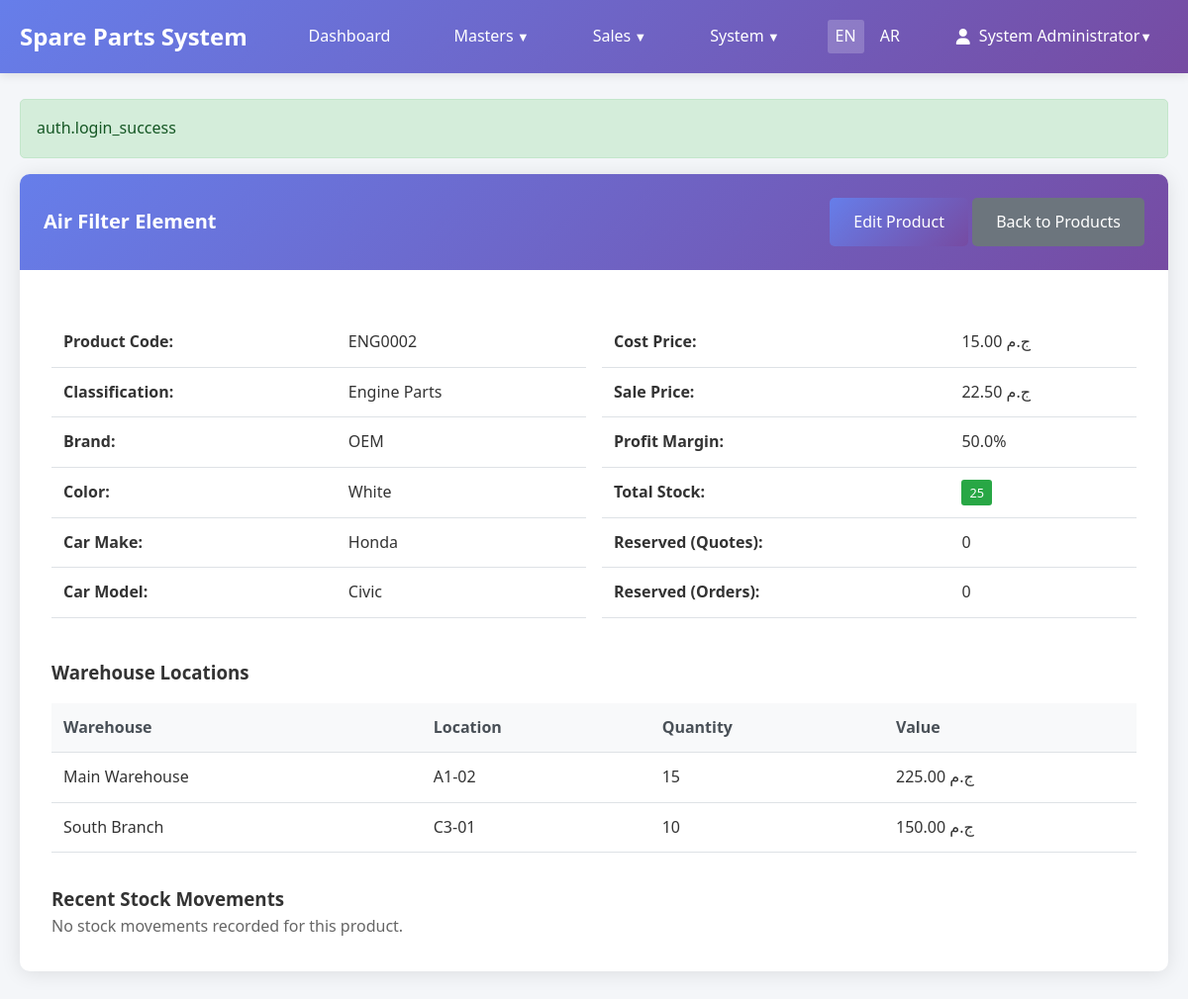
Screenshot of /products/2 (signed in) with the database file from the repository.
### tables this page shows
CREATE TABLE `sp_products` (
  `id` int NOT NULL AUTO_INCREMENT,
  `classification` varchar(100) NOT NULL,
  `code` varchar(50) NOT NULL,
  `name` varchar(255) NOT NULL,
  `cost_price` decimal(12,2) DEFAULT '0.00',
  `sale_price` decimal(12,2) DEFAULT '0.00',
  `currency_code` varchar(3) NOT NULL DEFAULT 'EGP',
  `color` varchar(100) DEFAULT NULL,
  `brand` varchar(100) DEFAULT NULL,
  `car_make` varchar(100) DEFAULT NULL,
  `car_model` varchar(100) DEFAULT NULL,
  `total_qty` decimal(10,2) NOT NULL DEFAULT '0.00',
  `reserved_quotes` decimal(10,2) NOT NULL DEFAULT '0.00',
  `reserved_orders` decimal(10,2) NOT NULL DEFAULT '0.00',
  `created_at` timestamp NOT NULL DEFAULT CURRENT_TIMESTAMP,
  PRIMARY KEY (`id`),
  UNIQUE KEY `code` (`code`),
  KEY `idx_classification` (`classification`),
  KEY `idx_name` (`name`),
  KEY `idx_brand` (`brand`),
  KEY `idx_car_make_model` (`car_make`,`car_model`),
  KEY `fk_products_currency` (`currency_code`),
  CONSTRAINT `fk_products_currency` FOREIGN KEY (`currency_code`) REFERENCES `sp_currencies` (`code`) ON UPDATE CASCADE
);

CREATE TABLE `sp_currencies` (
  `id` int NOT NULL AUTO_INCREMENT,
  `code` varchar(3) NOT NULL,
  `name` varchar(50) NOT NULL,
  `symbol` varchar(10) NOT NULL,
  `is_primary` tinyint(1) NOT NULL DEFAULT '0',
  `is_active` tinyint(1) NOT NULL DEFAULT '1',
  `exchange_rate` decimal(10,6) NOT NULL DEFAULT '1.000000',
  `decimal_places` tinyint NOT NULL DEFAULT '2',
  `created_at` timestamp NOT NULL DEFAULT CURRENT_TIMESTAMP,
  `updated_at` timestamp NOT NULL DEFAULT CURRENT_TIMESTAMP ON UPDATE CURRENT_TIMESTAMP,
  PRIMARY KEY (`id`),
  UNIQUE KEY `code` (`code`),
  KEY `is_primary` (`is_primary`),
  KEY `is_active` (`is_active`)
);

CREATE TABLE `sp_product_locations` (
  `id` int NOT NULL AUTO_INCREMENT,
  `product_id` int NOT NULL,
  `warehouse_id` int NOT NULL,
  `location_label` varchar(255) DEFAULT NULL,
  `qty` decimal(10,2) NOT NULL DEFAULT '0.00',
  PRIMARY KEY (`id`),
  UNIQUE KEY `product_warehouse` (`product_id`,`warehouse_id`),
  KEY `fk_product_locations_warehouse` (`warehouse_id`),
  CONSTRAINT `fk_product_locations_product` FOREIGN KEY (`product_id`) REFERENCES `sp_products` (`id`) ON DELETE CASCADE,
  CONSTRAINT `fk_product_locations_warehouse` FOREIGN KEY (`warehouse_id`) REFERENCES `sp_warehouses` (`id`) ON DELETE CASCADE
);

CREATE TABLE `sp_warehouses` (
  `id` int NOT NULL AUTO_INCREMENT,
  `name` varchar(255) NOT NULL,
  `address` text,
  `capacity` decimal(10,2) DEFAULT NULL,
  `responsible_name` varchar(255) DEFAULT NULL,
  `responsible_email` varchar(255) DEFAULT NULL,
  `responsible_phone` varchar(50) DEFAULT NULL,
  `created_at` timestamp NOT NULL DEFAULT CURRENT_TIMESTAMP,
  PRIMARY KEY (`id`),
  KEY `idx_name` (`name`)
);

### app/views/products/show.php (the view, shortened to what the rows shown need)
<div class="card">
    <div class="card-header">
        <div style="display: flex; justify-content: space-between; align-items: center;">
            <h1 class="card-title"><?= Helpers::escape($product['name']) ?></h1>
            <div>
                <a href="/products/<?= $product['id'] ?>/edit" class="btn btn-primary">Edit Product</a>
                <a href="/products" class="btn btn-secondary">Back to Products</a>
            </div>
        </div>
    </div>
    <div class="card-body">
        <div class="row" style="margin-bottom: 2rem;">
            <div class="col-md-6">
                <table class="table table-borderless">
                    <tr>
                        <td><strong>Product Code:</strong></td>
                        <td><?= Helpers::escape($product['code']) ?></td>
                    </tr>
                    <tr>
                        <td><strong>Classification:</strong></td>
                        <td><?= Helpers::escape($product['classification']) ?></td>
                    </tr>
                    <tr>
                        <td><strong>Brand:</strong></td>
                        <td><?= Helpers::escape($product['brand']) ?></td>
                    </tr>
                    <tr>
                        <td><strong>Color:</strong></td>
                        <td><?= Helpers::escape($product['color']) ?></td>
                    </tr>
                    <tr>
                        <td><strong>Car Make:</strong></td>
                        <td><?= Helpers::escape($product['car_make']) ?></td>
                    </tr>
                    <tr>
                        <td><strong>Car Model:</strong></td>
                        <td><?= Helpers::escape($product['car_model']) ?></td>
                    </tr>
                </table>
            </div>
            <div class="col-md-6">
                <table class="table table-borderless">
                    <tr>
                        <td><strong>Cost Price:</strong></td>
                        <td><?= Helpers::formatCurrency($product['cost_price']) ?></td>
                    </tr>
                    <tr>
                        <td><strong>Sale Price:</strong></td>
                        <td><?= Helpers::formatCurrency($product['sale_price']) ?></td>
                    </tr>
                    <tr>
                        <td><strong>Profit Margin:</strong></td>
                        <td>
                            <?php
                            $margin = $product['cost_price'] > 0 ?
                                (($product['sale_price'] - $product['cost_price']) / $product['cost_price']) * 100 : 0;
                            ?>
                            <?= number_format($margin, 1) ?>%
                        </td>
                    </tr>
                    <tr>
                        <td><strong>Total Stock:</strong></td>
                        <td>
                            <span class="stock-indicator <?= $product['total_qty'] <= 5 ? 'low-stock' : '' ?>">
                                <?= number_format($product['total_qty']) ?>
                            </span>
                        </td>
                    </tr>
                    <tr>
                        <td><strong>Reserved (Quotes):</strong></td>
                        <td><?= number_format($product['reserved_quotes']) ?></td>
                    </tr>
                    <tr>
                        <td><strong>Reserved (Orders):</strong></td>
                        <td><?= number_format($product['reserved_orders']) ?></td>
                    </tr>
                </table>
            </div>
        </div>
        <div style="margin-bottom: 2rem;">
            <h3>Warehouse Locations</h3>
            <?php if (!empty($locations)): ?>
                <div class="table-responsive">
                    <table class="table">
                        <thead>
                            <tr>
                                <th>Warehouse</th>
                                <th>Location</th>
                                <th>Quantity</th>
                                <th>Value</th>
                            </tr>
                        </thead>
                        <tbody>
                            <?php foreach ($locations as $location): ?>
                                <tr>
                                    <td><?= Helpers::escape($location['warehouse_name']) ?></td>
                                    <td><?= Helpers::escape($location['location_label']) ?></td>
                                    <td><?= number_format($location['qty']) ?></td>
                                    <td><?= Helpers::formatCurrency($location['qty'] * $product['cost_price']) ?></td>
                                </tr>
                            <?php endforeach; ?>
                        </tbody>
                    </table>
                </div>
            <?php else: ?>
                <p style="color: #666;">No warehouse locations configured for this product.</p>
            <?php endif; ?>
        </div>
        <div>
            <h3>Recent Stock Movements</h3>
            <?php if (!empty($stockMovements)): ?>
                <div class="table-responsive">
                    <table class="table">
                        <thead>
                            <tr>
                                <th>Date</th>
                                <th>Direction</th>
                                <th>Quantity</th>
                                <th>Reason</th>
                                <th>Reference</th>
                            </tr>
                        </thead>
                        <tbody>
                            <?php foreach ($stockMovements as $movement): ?>
                                <tr>
                                    <td><?= Helpers::formatDate($movement['created_at']) ?></td>
                                    <td>
                                        <span class="badge <?= $movement['direction'] === 'in' ? 'badge-success' : 'badge-danger' ?>">
                                            <?= strtoupper($movement['direction']) ?>
                                        </span>
                                    </td>
                                    <td><?= number_format($movement['qty']) ?></td>
                                    <td><?= Helpers::escape($movement['reason']) ?></td>
                                    <td>
                                        <?php if ($movement['ref_table'] && $movement['ref_id']): ?>
                                            <?= Helpers::escape($movement['ref_table']) ?> #<?= $movement['ref_id'] ?>
                                        <?php else: ?>
                                            -
                                        <?php endif; ?>
                                    </td>
                                </tr>
                            <?php endforeach; ?>
                        </tbody>
                    </table>
                </div>
            <?php else: ?>
                <p style="color: #666;">No stock movements recorded for this product.</p>
            <?php endif; ?>
        </div>
    </div>
</div>
<?php
include __DIR__ . '/../layouts/base.php';
?>

### app/core/Router.php (shortened to what the rows shown need)
<?php
class Router
{
    private array $routes = [];
    private array $groupStack = [];
    public function group(array $attributes, callable $callback): void
    {
        $this->groupStack[] = $attributes;
        array_pop($this->groupStack);
    }
    private function addRoute(string $method, string $path, string $action): void
    {
        $path = '/' . trim($path, '/');
        if ($path !== '/') {
            $path = rtrim($path, '/');
        }
        $route = [
            'method' => $method,
            'path' => $path,
            'action' => $action,
            'middleware' => $this->getGroupMiddleware()
        ];
        $this->routes[] = $route;
    }
    private function getGroupMiddleware(): array
    {
        $middleware = [];
        foreach ($this->groupStack as $group) {
            if (isset($group['auth']) && $group['auth']) {
                $middleware[] = 'auth';
            }
        }
        return $middleware;
    }
    public function resolve(): void
    {
        $method = $_SERVER['REQUEST_METHOD'];
        $path = parse_url($_SERVER['REQUEST_URI'], PHP_URL_PATH);
        $path = '/' . trim($path, '/');
        if ($path !== '/') {
            $path = rtrim($path, '/');
        }
        foreach ($this->routes as $route) {
            if ($route['method'] === $method && $this->matchPath($route['path'], $path)) {
                $this->executeAction($route['action'], $this->extractParams($route['path'], $path));
                return;
            }
        }
    }
    private function matchPath(string $routePath, string $requestPath): bool
    {
        $pattern = preg_replace('/\{[^}]+\}/', '([^/]+)', $routePath);
        $pattern = '#^' . $pattern . '$#';
        return (bool) preg_match($pattern, $requestPath);
    }
    private function extractParams(string $routePath, string $requestPath): array
    {
        $params = [];
        preg_match_all('/\{([^}]+)\}/', $routePath, $paramNames);
        $pattern = preg_replace('/\{[^}]+\}/', '([^/]+)', $routePath);
        $pattern = '#^' . $pattern . '$#';
        if (preg_match($pattern, $requestPath, $matches)) {
            array_shift($matches);
            foreach ($paramNames[1] as $index => $name) {
                if (isset($matches[$index])) {
                    $params[$name] = $matches[$index];
                }
            }
        }
        return $params;
    }
    private function executeAction(string $action, array $params = []): void
    {
        [$controllerName, $methodName] = explode('@', $action);
        $controller = new $controllerClass();
        $controller->$methodName($params);
    }
}

### rows the page displays
sp_products: name "Air Filter Element", code "ENG0002", classification "Engine Parts", brand "OEM", color "White", car_make "Honda", car_model "Civic", cost_price.symbol "15.00 ج.م", sale_price.symbol "22.50 ج.م", margin "50.0", total_qty "25", reserved_quotes "0", reserved_orders "0"
sp_product_locations: warehouse.name "Main Warehouse", location_label "A1-02", qty "15", qty.symbol "225.00 ج.م"
sp_product_locations: warehouse.name "South Branch", location_label "C3-01", qty "10", qty.symbol "150.00 ج.م"

### other values shown
Helpers::escape($message) "auth.login_success"
